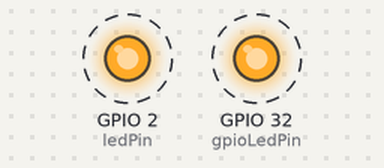
This program was run on a simulated ESP32. On the bench: output pins drawn as LEDs (lit = HIGH). Dashed ring = blinking. What the program prints to the serial monitor is not drawn.

Above: at 0.5 s.
Timing chart, 0 to 4.6 s (numbered marks = the images above):
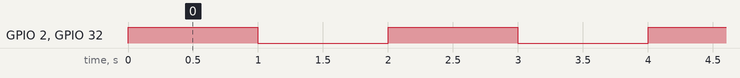

Measured:
- by itself, GPIO 2 (ledPin), GPIO 32 (gpioLedPin): alternates HIGH for 1.0 s and LOW for 1.0 s

The program:

main.cpp
```cpp
#include <Arduino.h>
// Works! Red LED was dead, and need low reistor (230-450 ohms?)

int gpioLedPin = 32; //34 and 35 are read-only
int ledPin = 2;


void setup() {
  // put your setup code here, to run once:

  Serial.begin(9600);
  Serial.flush();
  pinMode(ledPin, OUTPUT);
  pinMode(gpioLedPin, OUTPUT);
  // pinMode(gpioLedPin, INPUT_PULLUP);
  // digitalWrite(gpioLedPin, HIGH);
  // digitalWrite(ledPin, HIGH);
  // Serial.println("on");

}

void loop() {
  // put your main code here, to run repeatedly:
  digitalWrite(gpioLedPin, HIGH);
  digitalWrite(ledPin, HIGH);
  Serial.println("on");
  delay(1000);
  digitalWrite(gpioLedPin, LOW);
  digitalWrite(ledPin, LOW);
  Serial.println("off");
  delay(1000);

}
```
